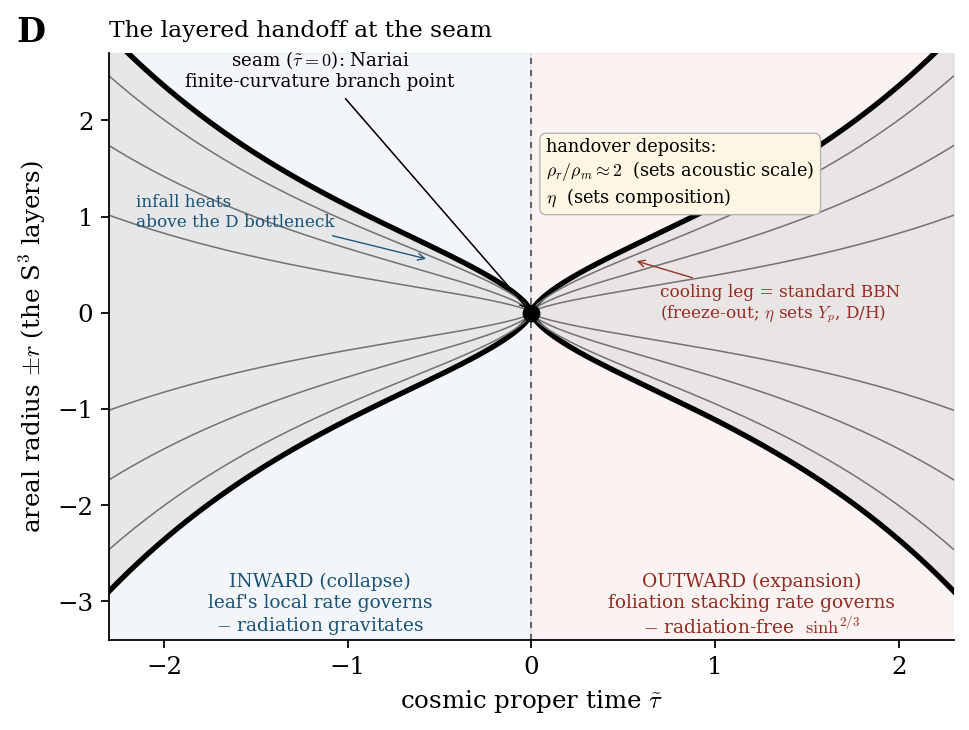

The Python source for this figure:
"""Panel D - the layered handoff at the seam (P15-16 payload).
Areal radius |r(tau)| as a waist pinching at the seam; the fundamental congruence as worldlines.
 INWARD (tau<0, collapse): the LEAF's local rate governs -> radiation gravitates.
 OUTWARD (tau>0, expansion): the FOLIATION stacking rate governs -> radiation-free sinh^{2/3}.
 At the seam the handover deposits the two inherited data: rho_r/rho_m ~ 2 (acoustic scale) and eta (composition);
 infall heats ABOVE the deuterium bottleneck, the cooling expansion leg is the standard BBN run."""
import numpy as np, matplotlib
matplotlib.use('Agg'); import matplotlib.pyplot as plt
plt.rcParams.update({'font.family':'serif','font.size':11,'mathtext.fontset':'cm'})
s=np.linspace(-2.3,2.3,600); env=np.abs(np.sinh(s))**(2/3)
fig,ax=plt.subplots(figsize=(6.2,4.7))
# regime shading
ax.axvspan(-2.5,0,color='#2471a3',alpha=0.06); ax.axvspan(0,2.5,color='#c0392b',alpha=0.06)
# areal-radius waist envelope
ax.plot(s,env,color='k',lw=2.4); ax.plot(s,-env,color='k',lw=2.4)
ax.fill_between(s,-env,env,color='0.85',alpha=0.5)
# a few congruence worldlines (scaled copies) - the S^3 comoving points
for c in [0.35,0.6,0.85]:
    ax.plot(s,c*env,color='0.45',lw=0.7); ax.plot(s,-c*env,color='0.45',lw=0.7)
# seam
ax.axvline(0,color='0.4',lw=0.9,ls=(0,(3,3))); ax.plot(0,0,'o',color='k',ms=7,zorder=6)
ax.annotate('seam ($\\tilde\\tau=0$): Nariai\nfinite-curvature branch point',xy=(0,0),xytext=(-1.15,2.35),
            fontsize=8.2,ha='center',arrowprops=dict(arrowstyle='->',lw=0.7))
# regime labels
ax.text(-1.15,-2.7,'INWARD (collapse)\nleaf\'s local rate governs\n$-$ radiation gravitates',color='#1a5276',fontsize=8.4,ha='center',va='top')
ax.text(1.2,-2.7,'OUTWARD (expansion)\nfoliation stacking rate governs\n$-$ radiation-free  $\\sinh^{2/3}$',color='#922b21',fontsize=8.4,ha='center',va='top')
# deposited data at seam
ax.text(0.08,1.15,'handover deposits:\n$\\rho_r/\\rho_m\\approx2$  (sets acoustic scale)\n$\\eta$  (sets composition)',fontsize=8.0,ha='left',
        bbox=dict(boxstyle='round,pad=0.35',fc='#fdf6e3',ec='0.7',lw=0.6))
# BBN placement (cooling leg, just past seam)
ax.annotate('infall heats\nabove the D bottleneck',xy=(-0.55,0.55),xytext=(-2.15,0.9),fontsize=7.6,color='#1a5276',ha='left',arrowprops=dict(arrowstyle='->',color='#1a5276',lw=0.6))
ax.annotate('cooling leg = standard BBN\n(freeze-out; $\\eta$ sets $Y_p$, D/H)',xy=(0.55,0.55),xytext=(0.7,-0.05),fontsize=7.6,color='#922b21',ha='left',arrowprops=dict(arrowstyle='->',color='#922b21',lw=0.6))
ax.set_xlabel(r'cosmic proper time $\tilde\tau$'); ax.set_ylabel(r'areal radius $\pm r$ (the S$^3$ layers)')
ax.set_xlim(-2.3,2.3); ax.set_ylim(-3.4,2.7)
ax.text(-0.11,1.02,'D',transform=ax.transAxes,fontsize=15,fontweight='bold')
ax.text(0.0,1.02,r'The layered handoff at the seam',transform=ax.transAxes,fontsize=10.5,va='bottom')
for sp in ['top','right']: ax.spines[sp].set_visible(False)
plt.tight_layout(); plt.savefig('panelD_handoff.png',dpi=160,bbox_inches='tight'); plt.savefig('panelD_handoff.pdf',bbox_inches='tight')
print('ok')
